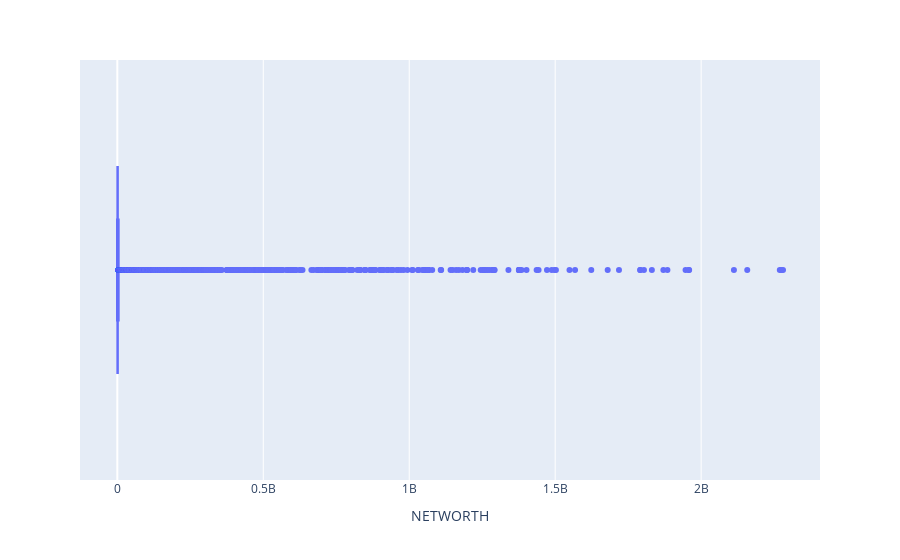

This figure's notebook cell:
### Code cell
# Create a boxplot of `NHNFIN`
fig = px.box(data_frame = df, x="NETWORTH")

fig.show()

### Figure 1 — Plotly figure (JSON) as saved in the notebook; plotly's stock layout.template omitted (floating-point values rounded to 4 significant figures; data arrays with more than 128 entries replaced by an {"elided": "..."} marker saying what was removed)
{"data": [{"alignmentgroup": "True", "hovertemplate": "NETWORTH=%{x}<extra></extra>", "legendgroup": "", "marker": {"color": "#636efa"}, "name": "", "notched": false, "offsetgroup": "", "orientation": "h", "showlegend": false, "type": "box", "x": {"elided": "28885 float values"}, "x0": " ", "xaxis": "x", "y0": " ", "yaxis": "y"}], "layout": {"boxmode": "group", "legend": {"tracegroupgap": 0}, "margin": {"t": 60}, "xaxis": {"anchor": "y", "domain": [0, 1], "title": {"text": "NETWORTH"}}, "yaxis": {"anchor": "x", "domain": [0, 1]}}}
